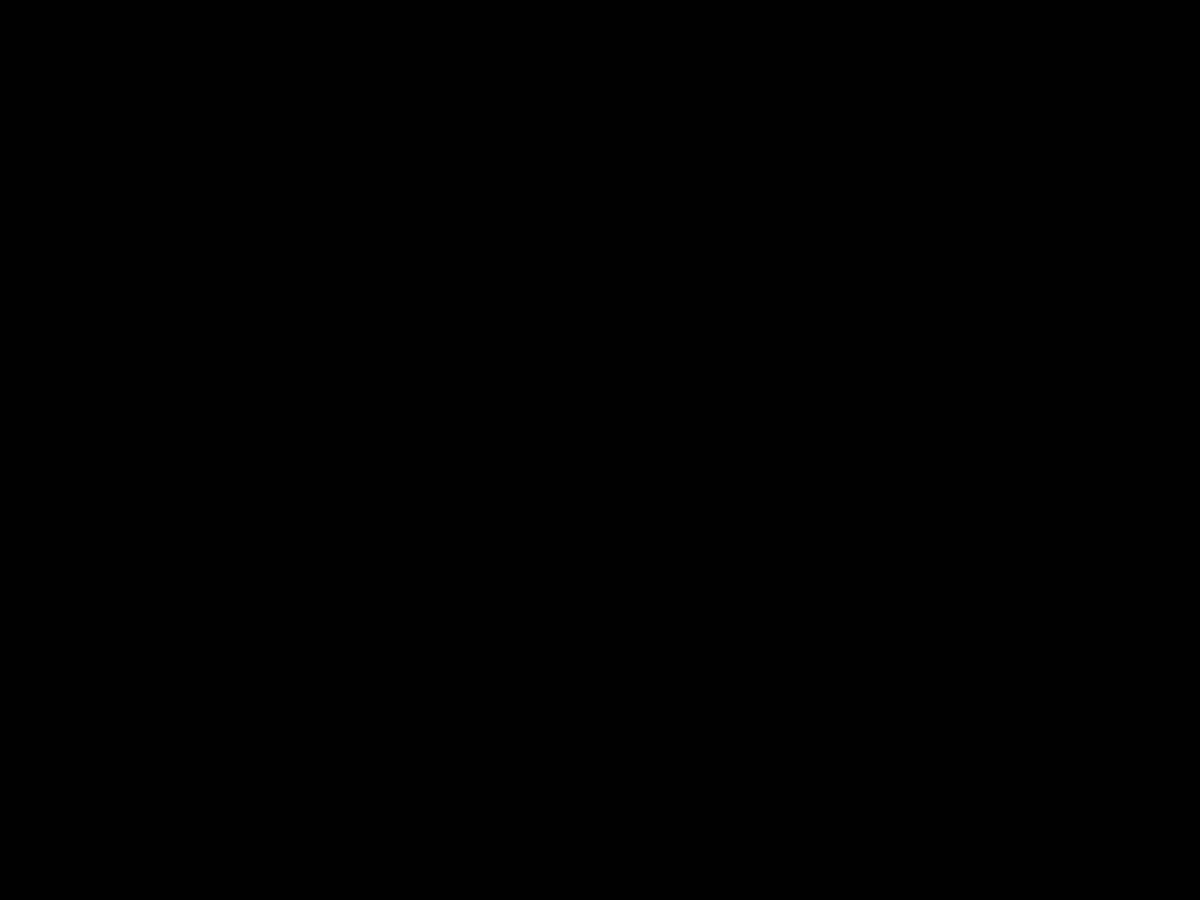
Frame 1 (no input)
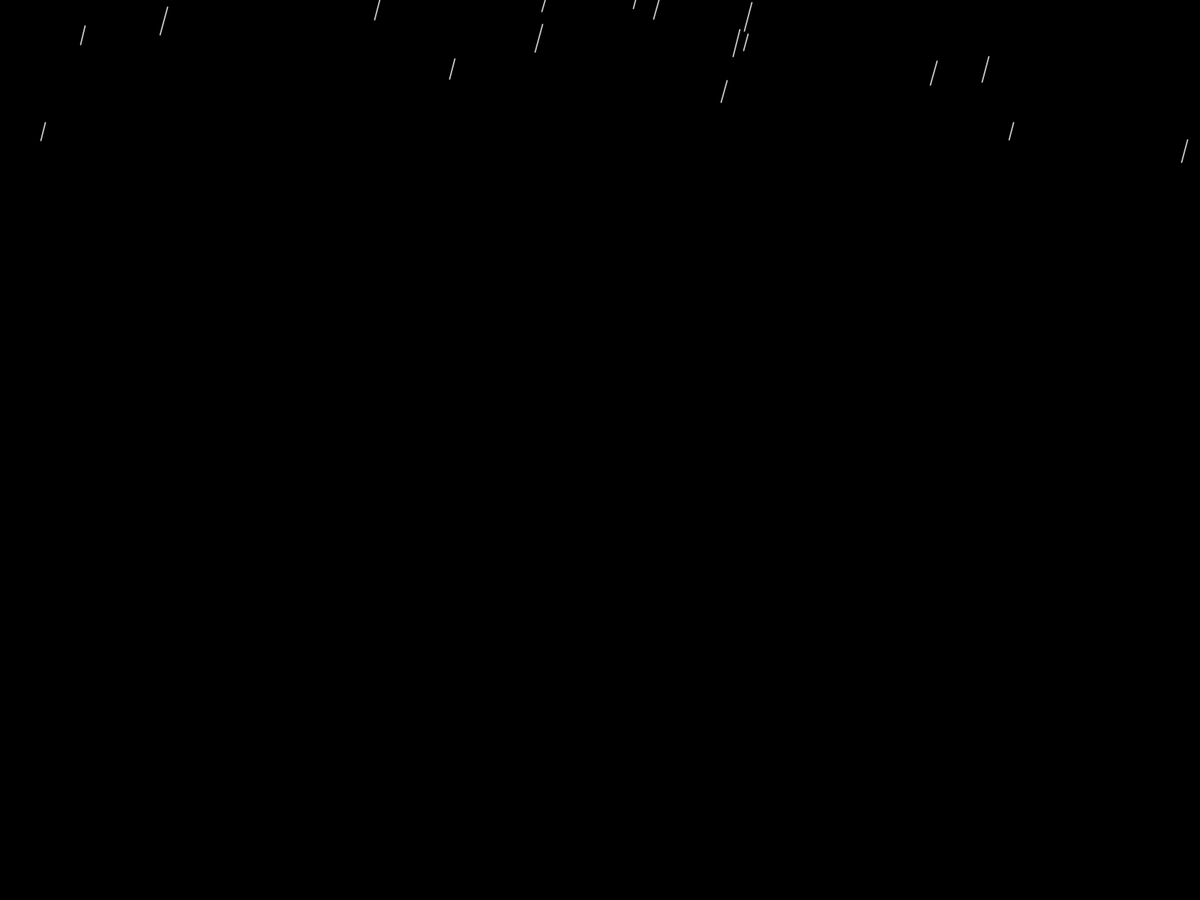
Frame 60 (the mouse pressed at the canvas centre just before this capture)
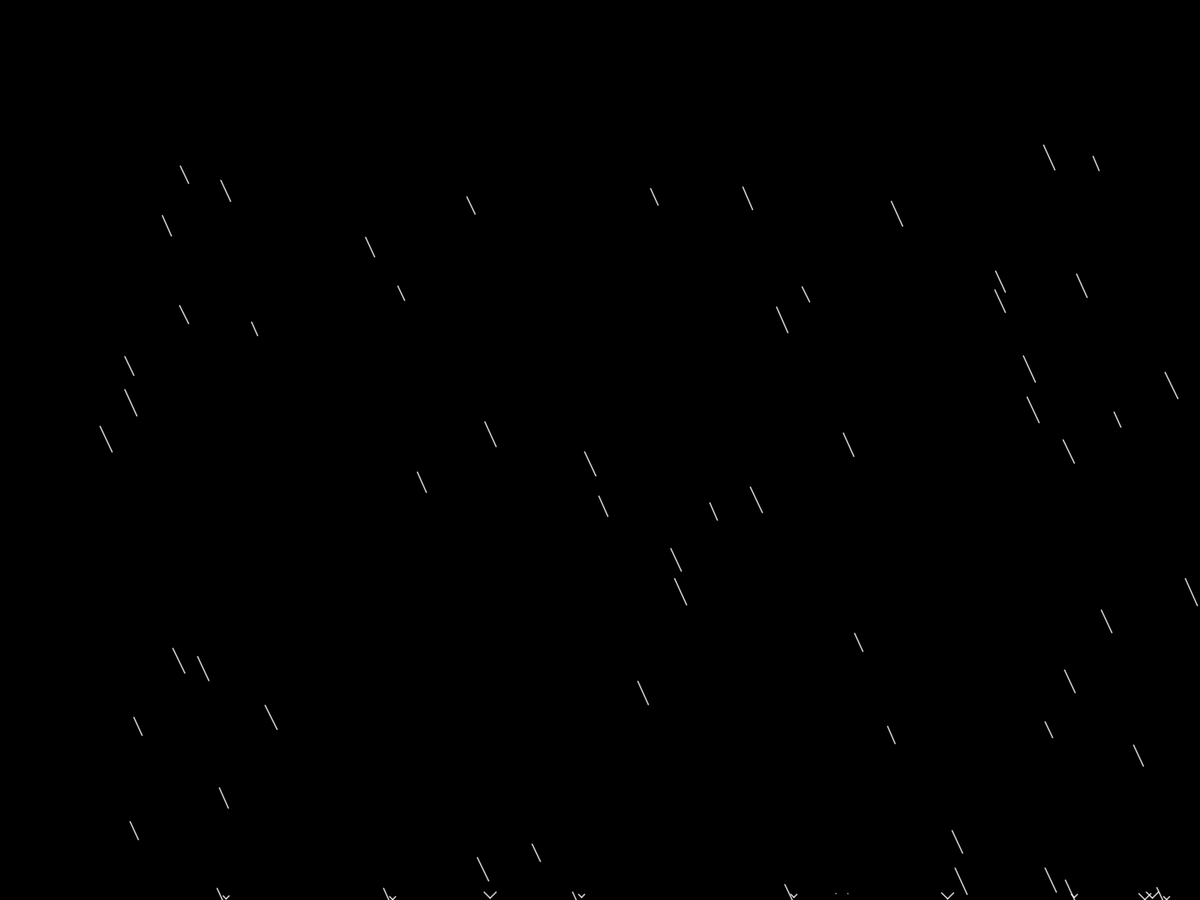
Frame 120 (the mouse held since frame 60 and released just before this capture)

The Processing sketch that drew these frames (run headless with seeded random() and noise(); from frame 60 on, the mouse is pressed at the canvas centre):

// Processing sketch: rain
// ── rain.pde
int framerate =40;
ArrayList<Drop> Rain = new ArrayList<Drop>();
ArrayList<Splash> Splashes = new ArrayList<Splash>();

float gravity = 9.8/framerate;

void setup()
{
  fullScreen();
  //size(500, 500);
  frameRate(framerate);

  stroke(255, 200);
  strokeWeight(1.8);
  defineRain(100);
}
void draw()
{
  background(0);
  for (Drop drop : Rain) {
    drop.draw();
    drop.update(gravity);
    if (drop.y > height) {
      //put splash function
      Splashes.add(new Splash(drop.x));
      drop.reset();
    }
  }
  for (Splash splash : Splashes) {
    splash.fade();
    splash.draw();
  }

  for (int i = Splashes.size() -1; i>= 0; i--)
  {
    if (Splashes.get(i).over)
    {
      Splashes.remove(i);
    }
    //println("a:"+Splashes.get(i).a+" "+"len:"+Splashes.get(i).leng+" "+Splashes.get(i).over);
  }
}

void defineRain(int numberofDrops)
{
  for (int i = 0; i < numberofDrops; i++)
  {
    //print("index " + tree.get(i).finished);
    Rain.add(new Drop());
    //int j = Rain.size()-1;
  }
}

// ── Drop.pde
public class Drop
{
  float x = random(-300, width+300);
  float y = random(-1400, -200);
  float leng = 30 + random(-10, 10);
  float speed = 0;
  float angle = 0;

  void draw() {
    line(x, y, x+leng*sin(this.angle), y+leng*cos(angle));
  }

  void update(float gravity) {
    angle = map(mouseX - 300, -300, 300, -PI / 12, PI / 12);
    y += speed*cos(angle);
    x += speed*sin(angle);
    speed += gravity;
  }

  void reset() {
    x = random(-300, width+300);
    y = random(-800, -200);
    speed = 11;
  }
}

// ── Splash.pde
public class Splash
{
  float xPos;

  float a = 0;
  float b = 0;
  float offset = random(4);
  float leng = 4 + random(10);
  boolean over =false;

  Splash(float x) {
    xPos =x;
  }

  void draw() {
    line(xPos - a, height - offset - a, xPos - b, height - offset - b);
    line(xPos + a, height - offset - a, xPos + b, height - offset - b);
  }

  void fade() {
    if (b < leng) {
      b +=4;
    } else if (a < leng) {
      a += 4;
    }
    if (a >= leng && b >= leng) {
      over = true;
    }
  }

  
     
  
}
